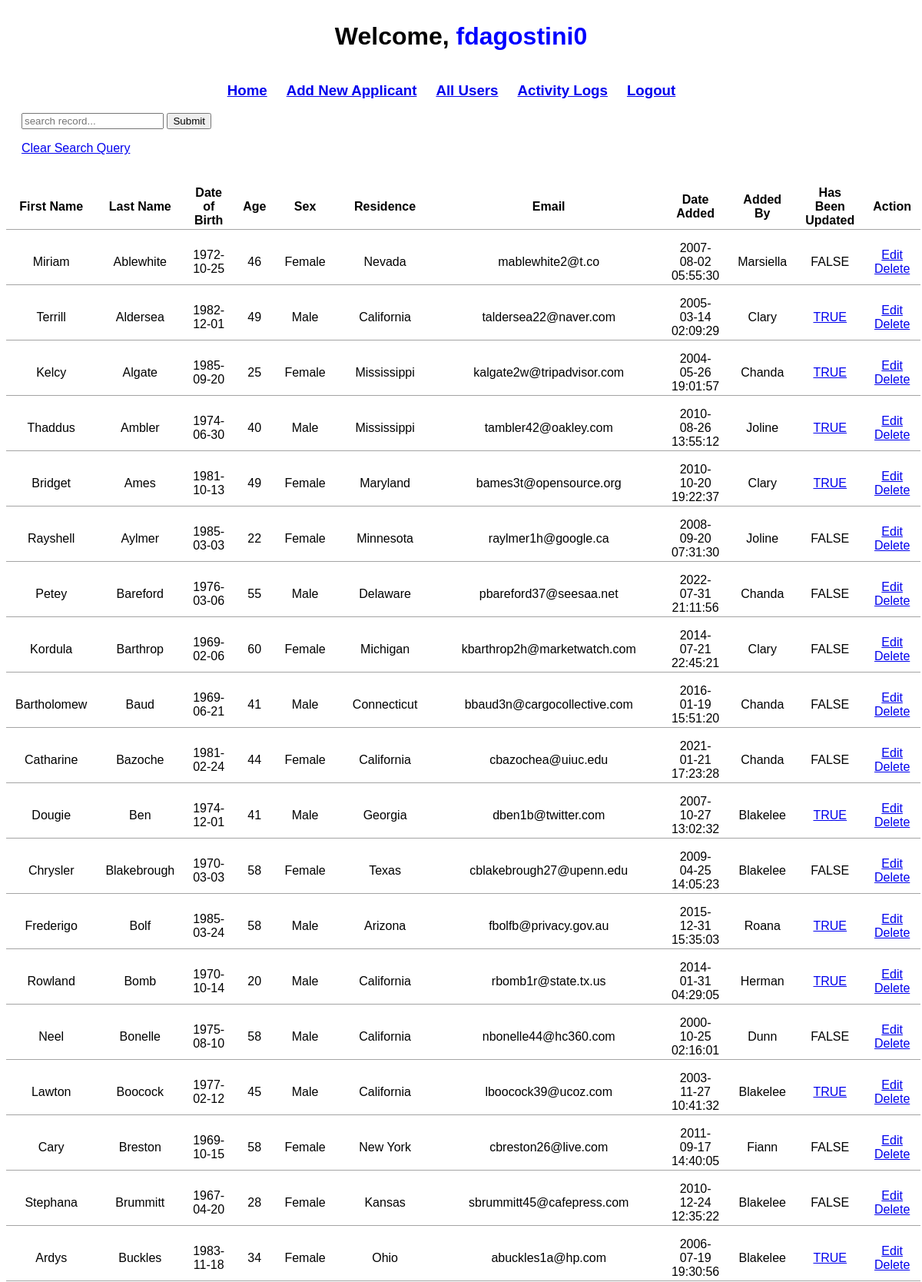
Screenshot of /index.php (signed in, upper part) with the database file from the repository.
### tables this page shows
CREATE TABLE applicants (
    id INT AUTO_INCREMENT PRIMARY KEY,
    first_Name VARCHAR(255),
    last_Name VARCHAR(255),
    dob DATE,
    age VARCHAR(255),
    sex VARCHAR(255),
    residence VARCHAR(255),
    email VARCHAR(255),
    date_Added TIMESTAMP DEFAULT CURRENT_TIMESTAMP,
    added_By VARCHAR(255),
	has_Been_Updated VARCHAR(5)
);

### core/functions.php (called while the page is built, shortened)
<?php
    function getAll_Records($pdo) {
        $sql = "SELECT * FROM applicants ORDER BY last_Name ASC";
        $query = $pdo->prepare($sql);
        $executeQuery = $query->execute();
        if ($executeQuery) {
            return $query->fetchAll();
        }
    }
?>

### index.php (the view, shortened to what this page needs)
<?php
    require_once 'core/dbConfig.php';
    require_once 'core/functions.php';
?>
<!DOCTYPE html>
<html lang="en">
    <head>
        <link rel="stylesheet" href="css/styles.css">
    </head>
    <body>
        <?php include 'navbar.php'; ?>
        <form class="below_Navbar" action="<?= htmlspecialchars($_SERVER['PHP_SELF']); ?>" method="GET">
            <input type="text" name="inp_Search" placeholder="search record...">
            <input type="submit" name="btn_Search">
            <p><a href="index.php">Clear Search Query</a></p>
        </form>
        <table>
            <tr>
                <th>First Name</th>
                <th>Last Name</th>
                <th>Date of Birth</th>
                <th>Age</th>
                <th>Sex</th>
                <th>Residence</th>
                <th>Email</th>
                <th>Date Added</th>
                <th>Added By</th>
                <th>Has Been Updated</th>
                <th>Action</th>
            </tr>
            <?php if (!isset($_GET['btn_Search'])) { ?>
                <?php $getAllRecords = getAll_Records($pdo); ?>
                <?php foreach ($getAllRecords as $row) { ?>
                    <tr>
                        <td><?= $row['first_Name'] ?></td>
                        <td><?= $row['last_Name'] ?></td>
                        <td><?= $row['dob'] ?></td>
                        <td><?= $row['age'] ?></td>
                        <td><?= $row['sex'] ?></td>
                        <td><?= $row['residence'] ?></td>
                        <td><?= $row['email'] ?></td>
                        <td><?= $row['date_Added'] ?></td>
                        <td><?= $row['added_By'] ?></td>
                        <td>
                            <?php if ($row['has_Been_Updated'] == 'TRUE') { ?>
                                <a href="activity_Logs.php?id=<?= $row['id'] ?>"><?= 'TRUE' ?></a>
                            <?php } else { ?>
                                <?= 'FALSE' ?><?php } ?>
                        </td>
                        <td>
                            <a href="edit.php?id=<?= $row['id'] ?>">Edit</a>
                            <a href="delete.php?id=<?= $row['id'] ?>">Delete</a>
                        </td>
                    </tr>
                <?php } ?>
            <?php } ?>
        </table>
    </body>
</html>

### css/styles.css (style rules this page uses)
body { font-family: Verdana, Geneva, Tahoma, sans-serif; }
table { margin-top: 25px; border-collapse: collapse; width: 100%; }
th, td { padding: 15px 12px 2px 12px; text-align: center; border-bottom: 1px solid #a4a4a4; }
.below_Navbar { padding-left: 20px; }

### rows the page displays
applicants: first_Name "Miriam", last_Name "Ablewhite", dob "1972-10-25", age "46", sex "Female", residence "Nevada", email "mablewhite2@t.co", date_Added "2007-08-02 05:55:30", added_By "Marsiella", has_Been_Updated "FALSE"
applicants: first_Name "Terrill", last_Name "Aldersea", dob "1982-12-01", age "49", sex "Male", residence "California", email "taldersea22@naver.com", date_Added "2005-03-14 02:09:29", added_By "Clary"
applicants: first_Name "Kelcy", last_Name "Algate", dob "1985-09-20", age "25", sex "Female", residence "Mississippi", email "kalgate2w@tripadvisor.com", date_Added "2004-05-26 19:01:57", added_By "Chanda"
applicants: first_Name "Thaddus", last_Name "Ambler", dob "1974-06-30", age "40", sex "Male", residence "Mississippi", email "tambler42@oakley.com", date_Added "2010-08-26 13:55:12", added_By "Joline"
applicants: first_Name "Bridget", last_Name "Ames", dob "1981-10-13", age "49", sex "Female", residence "Maryland", email "bames3t@opensource.org", date_Added "2010-10-20 19:22:37", added_By "Clary"
applicants: first_Name "Rayshell", last_Name "Aylmer", dob "1985-03-03", age "22", sex "Female", residence "Minnesota", email "raylmer1h@google.ca", date_Added "2008-09-20 07:31:30", added_By "Joline", has_Been_Updated "FALSE"
applicants: first_Name "Petey", last_Name "Bareford", dob "1976-03-06", age "55", sex "Male", residence "Delaware", email "pbareford37@seesaa.net", date_Added "2022-07-31 21:11:56", added_By "Chanda", has_Been_Updated "FALSE"
applicants: first_Name "Kordula", last_Name "Barthrop", dob "1969-02-06", age "60", sex "Female", residence "Michigan", email "kbarthrop2h@marketwatch.com", date_Added "2014-07-21 22:45:21", added_By "Clary", has_Been_Updated "FALSE"
applicants: first_Name "Bartholomew", last_Name "Baud", dob "1969-06-21", age "41", sex "Male", residence "Connecticut", email "bbaud3n@cargocollective.com", date_Added "2016-01-19 15:51:20", added_By "Chanda", has_Been_Updated "FALSE"
applicants: first_Name "Catharine", last_Name "Bazoche", dob "1981-02-24", age "44", sex "Female", residence "California", email "cbazochea@uiuc.edu", date_Added "2021-01-21 17:23:28", added_By "Chanda", has_Been_Updated "FALSE"
applicants: first_Name "Dougie", last_Name "Ben", dob "1974-12-01", age "41", sex "Male", residence "Georgia", email "dben1b@twitter.com", date_Added "2007-10-27 13:02:32", added_By "Blakelee"
applicants: first_Name "Chrysler", last_Name "Blakebrough", dob "1970-03-03", age "58", sex "Female", residence "Texas", email "cblakebrough27@upenn.edu", date_Added "2009-04-25 14:05:23", added_By "Blakelee", has_Been_Updated "FALSE"
applicants: first_Name "Frederigo", last_Name "Bolf", dob "1985-03-24", age "58", sex "Male", residence "Arizona", email "fbolfb@privacy.gov.au", date_Added "2015-12-31 15:35:03", added_By "Roana"
applicants: first_Name "Rowland", last_Name "Bomb", dob "1970-10-14", age "20", sex "Male", residence "California", email "rbomb1r@state.tx.us", date_Added "2014-01-31 04:29:05", added_By "Herman"
applicants: first_Name "Neel", last_Name "Bonelle", dob "1975-08-10", age "58", sex "Male", residence "California", email "nbonelle44@hc360.com", date_Added "2000-10-25 02:16:01", added_By "Dunn", has_Been_Updated "FALSE"
applicants: first_Name "Lawton", last_Name "Boocock", dob "1977-02-12", age "45", sex "Male", residence "California", email "lboocock39@ucoz.com", date_Added "2003-11-27 10:41:32", added_By "Blakelee"
applicants: first_Name "Cary", last_Name "Breston", dob "1969-10-15", age "58", sex "Female", residence "New York", email "cbreston26@live.com", date_Added "2011-09-17 14:40:05", added_By "Fiann", has_Been_Updated "FALSE"
applicants: first_Name "Stephana", last_Name "Brummitt", dob "1967-04-20", age "28", sex "Female", residence "Kansas", email "sbrummitt45@cafepress.com", date_Added "2010-12-24 12:35:22", added_By "Blakelee", has_Been_Updated "FALSE"
applicants: first_Name "Ardys", last_Name "Buckles", dob "1983-11-18", age "34", sex "Female", residence "Ohio", email "abuckles1a@hp.com", date_Added "2006-07-19 19:30:56", added_By "Blakelee"

### other values shown
$_SESSION['username'] "fdagostini0"
